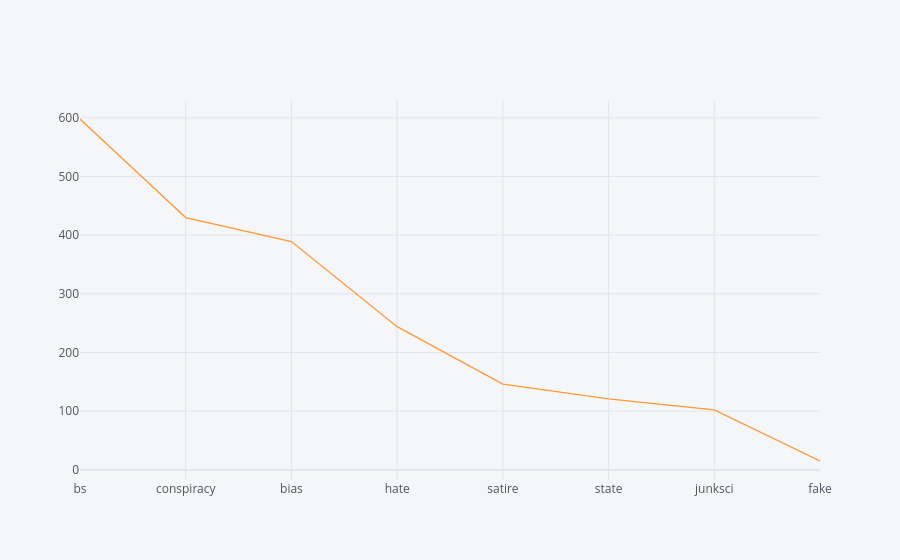

The notebook cell this image was saved under:
### Code cell
df['type'].value_counts().iplot()

# plot sentence length split by type
plt.figure(figsize=(16,5))
sns.violinplot(x='type', y='sentence_length', data=df)
plt.title('Sentence Length - By Types')
plt.grid()

# plot sentence label split by type
plt.figure(figsize=(16,5))
sns.violinplot(x='type', y='hasImage', data=df)
plt.title('Type - Image')
plt.grid()

#Direct Count plot
plt.figure(figsize=(16,5))
sns.countplot(x='type', data=df)
plt.title('Type - type counts')
plt.grid()

# plot sentence label split by type
plt.figure(figsize=(16,5))
sns.catplot(x='type', data=df, kind="count")
plt.title('Type - Image')
plt.grid()

### Figure 1 — Plotly figure (JSON) as saved in the notebook; plotly's stock layout.template omitted (floating-point values rounded to 4 significant figures)
{"data": [{"line": {"color": "rgba(255, 153, 51, 1.0)", "dash": "solid", "shape": "linear", "width": 1.3}, "mode": "lines", "name": "type", "text": "", "type": "scatter", "x": ["bs", "conspiracy", "bias", "hate", "satire", "state", "junksci", "fake"], "y": [598, 430, 389, 244, 146, 121, 102, 15]}], "layout": {"autosize": true, "legend": {"bgcolor": "#F5F6F9", "font": {"color": "#4D5663"}}, "paper_bgcolor": "#F5F6F9", "plot_bgcolor": "#F5F6F9", "title": {"font": {"color": "#4D5663"}}, "xaxis": {"autorange": true, "gridcolor": "#E1E5ED", "range": [0, 7], "showgrid": true, "tickfont": {"color": "#4D5663"}, "title": {"font": {"color": "#4D5663"}, "text": ""}, "type": "category", "zerolinecolor": "#E1E5ED"}, "yaxis": {"autorange": true, "gridcolor": "#E1E5ED", "range": [-17.39, 630.4], "showgrid": true, "tickfont": {"color": "#4D5663"}, "title": {"font": {"color": "#4D5663"}, "text": ""}, "type": "linear", "zerolinecolor": "#E1E5ED"}}}
